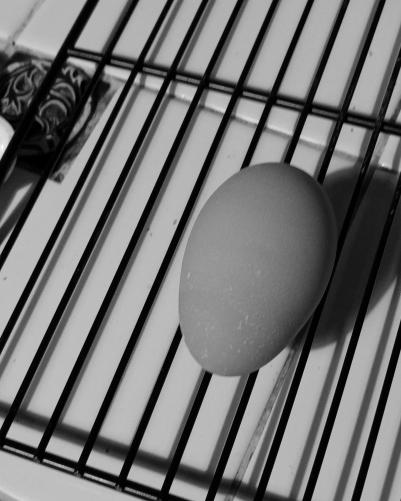
%> input picture lab3/img/egg_g.jpg, 401 x 501 px
$ octave Ex2.m   (GNU Octave 9; MATLAB toolbox functions it lacks are replaced by stand-ins)
%> lines starting %> are read from the running program, lines starting %| are printed output that depends on the picture
### lab3/src/Ex1.m
Egg = imread('egg_g.jpg');
%> Egg is the input picture: size 501x401 uint8; min 0, max 255, mean 115.1
Wanda = imread('wanda_g.jpg');
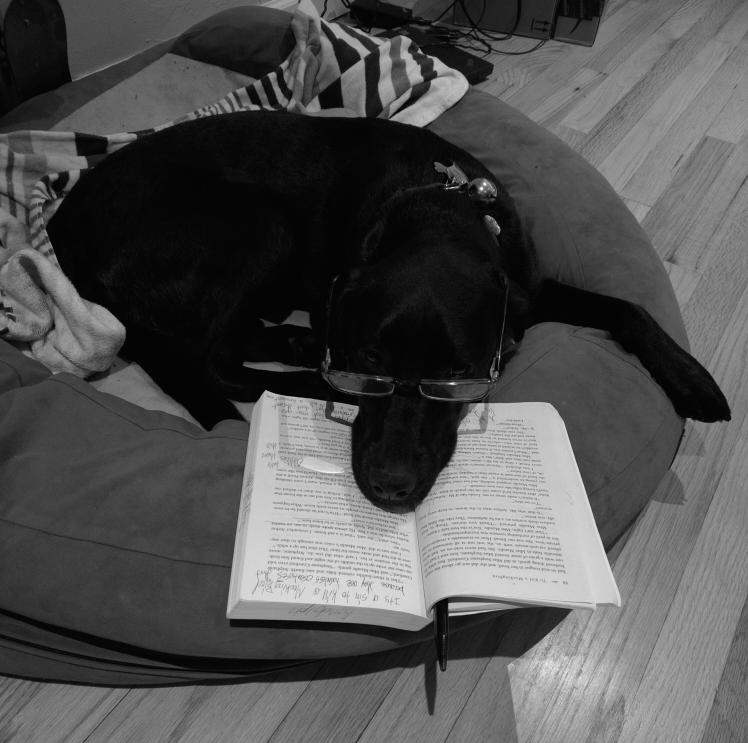
%> input picture lab3/img/wanda_g.jpg, 748 x 743 px
%> Wanda is the input picture: size 743x748 uint8; min 0, max 255, mean 80.8

Hs = (1/9) * [1 1 1; 1 1 1; 1 1 1];
% vertical edge detection conv kernel
H1 = [-1 0 1; -2 0 2; -1 0 1];
% horizontal edge detection conv kernel
H2 = [1 2 1; 0 0 0; -1 -2 -1];

Egg_blur = conv2(double(Egg), Hs, 'same');
imwrite(uint8(Egg_blur), 'egg_blur.jpg');

Egg_M1 = conv2(double(Egg), H1, 'same');
Egg_M2 = conv2(double(Egg), H2, 'same');
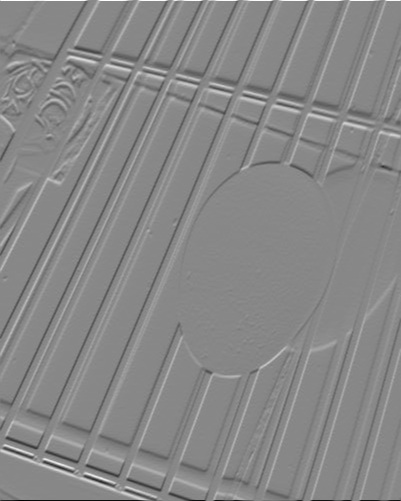
%> Egg_M2: size 501x401 double; min -840, max 736, mean -0.1; drawn with min black and max white
size(Egg_M1)
%> ans = [501 401]
size(Egg_M2)
%> ans = [501 401]
Egg_edge = uint8((Egg_M1 .^2 + Egg_M2 .^2) .^ 0.5);
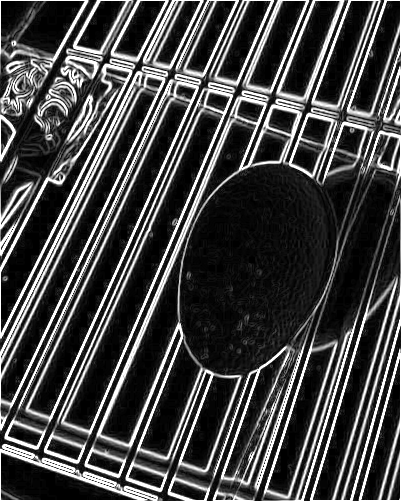
%> Egg_edge: size 501x401 uint8; min 0, max 255, mean 68.6
imwrite(Egg_edge, 'Egg_edge.jpg');

% imshow(uint8(Egg));

Egg_edge_reverse = zeros(501, 401);
for i = 1:501
    for j = 1:401
        Egg_edge_reverse(i,j) = 255 - Egg_edge(i,j);
    end
end
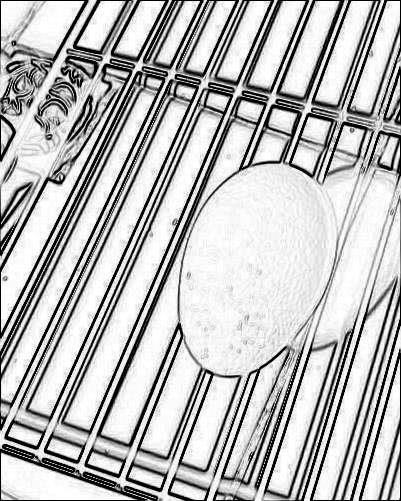
%> Egg_edge_reverse: size 501x401 double; min 0, max 255, mean 186.4
imshow(uint8(Egg_edge_reverse));


### lab3/src/Ex2.m
Ex1;
N = 501;
M = 401;
Egg_s1 = Egg;
Egg_s2 = Egg;
Egg_s3 = Egg;

% flip image upside-down
for n = 1:N
    for m = 1:M
        Egg_s1(N - n + 1,m) = Egg(n, m);
    end
end
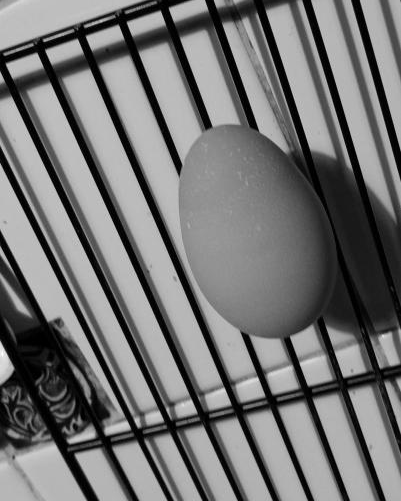
%> Egg_s1: size 501x401 uint8; min 0, max 255, mean 115.1; mean of the top-left, top-right, bottom-left and bottom-right quarters 132, 109, 108.7, 110.7
% imshow(Egg_s1);

% mirror the image
for n = 1:N
    for m = 1:M
        Egg_s2(n, M - m + 1) = Egg(n, m);
    end
end
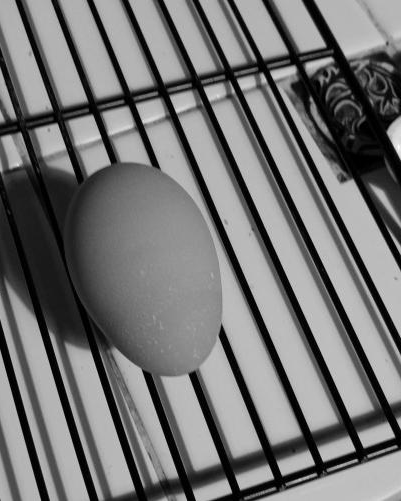
%> Egg_s2: size 501x401 uint8; min 0, max 255, mean 115.1; mean of the top-left, top-right, bottom-left and bottom-right quarters 110.8, 108.7, 108.8, 132
% imshow(Egg_s2);

% flip and mirror
for n = 1:N
    for m = 1:M
        Egg_s3(N - n + 1, M - m + 1) = Egg(n, m);
    end
end
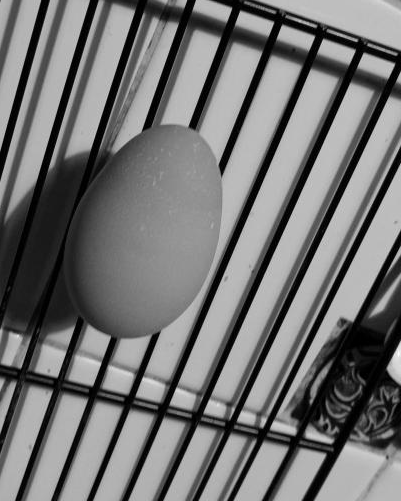
%> Egg_s3: size 501x401 uint8; min 0, max 255, mean 115.1; mean of the top-left, top-right, bottom-left and bottom-right quarters 108.9, 132, 110.7, 108.8
imshow(Egg_s3);
